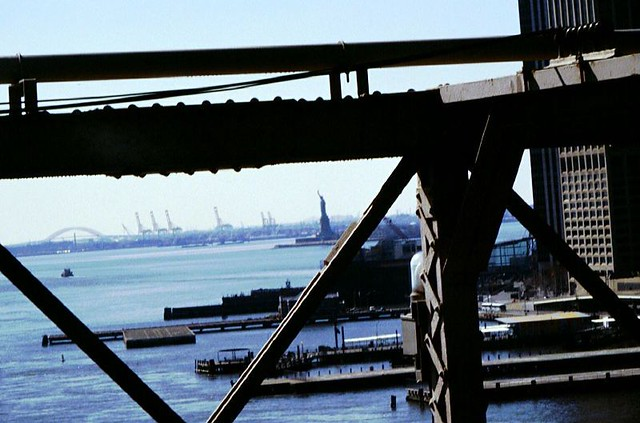
#> input picture download.jpg, 640 x 423 px
$ python blur.py
#> lines starting #> are read from the running program, lines starting #| are printed output that depends on the picture
from PIL import Image, ImageFilter
before = Image.open("download.jpg")
#> before is the input picture: PIL image 640x423 RGB; mean R, G, B 85.3, 97.5, 106.4
after = before.filter(ImageFilter.BLUR)
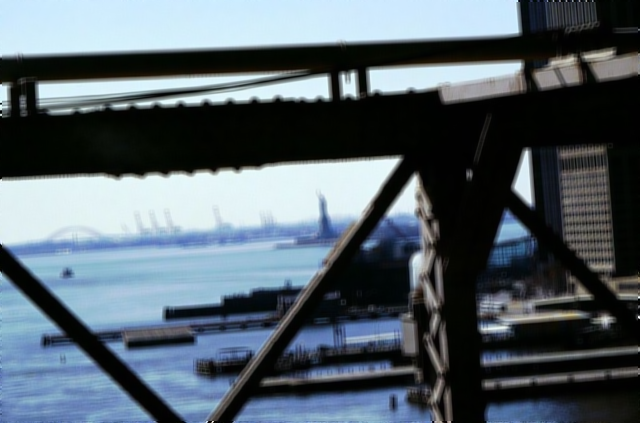
#> after: PIL image 640x423 RGB; mean R, G, B 85.3, 97.5, 106.4
after.save("out.jpg")
